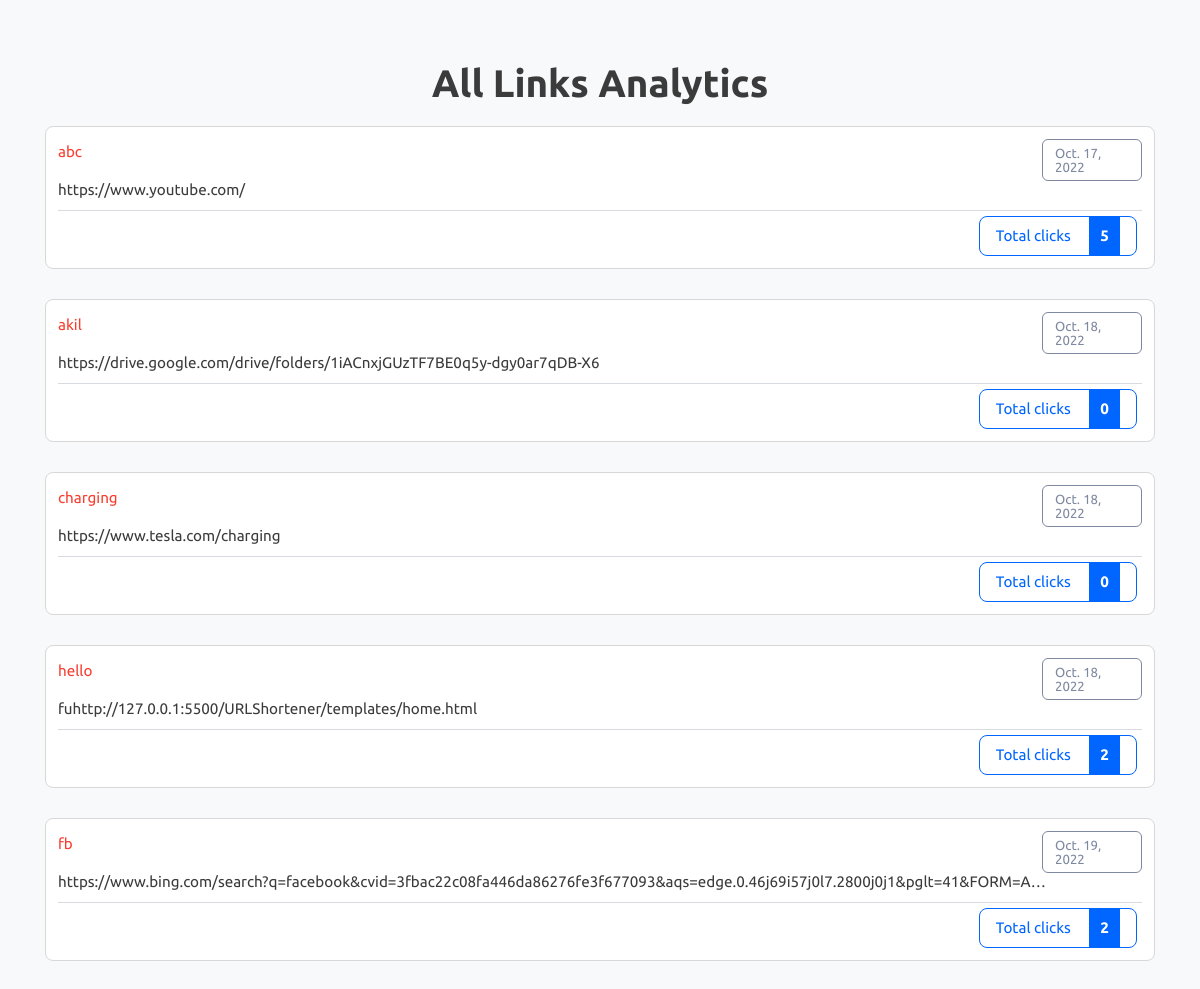
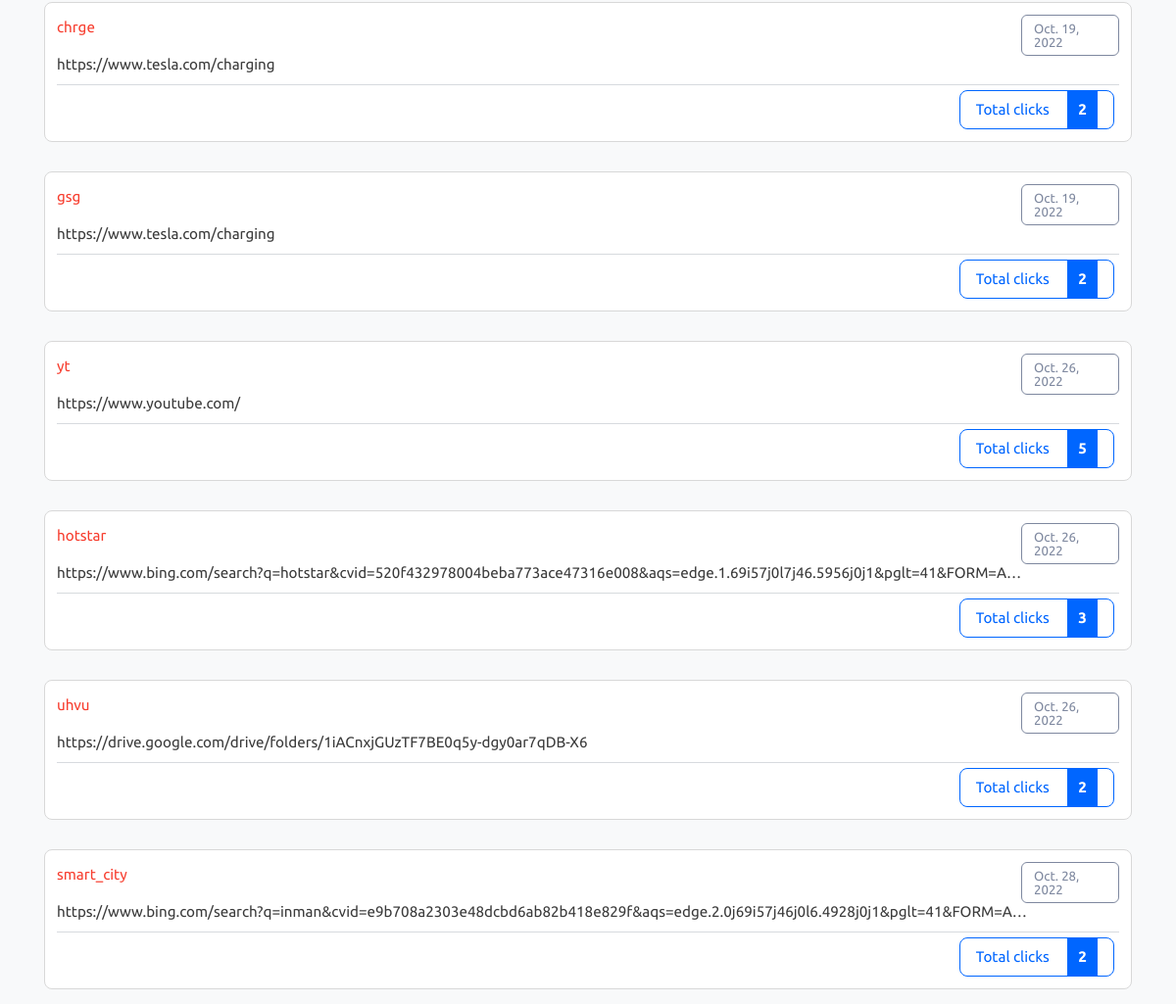
Page /all-analytics on the committed database (2 pictures, top to bottom).
### URLShortener/models.py (models this page shows)
class URL_table(models.Model):
    long_url = models.URLField(max_length=500)
    custom_name = models.CharField(max_length=50, unique=True)
    created_date = models.DateField(auto_now_add=True)
    visit_count = models.IntegerField(default = 0)

### URLShortener/views.py (the view)
# urls.py: path('all-analytics',all_analytics),
def all_analytics(request):
    rows=URL_table.objects.all()
    context={
        "rows":rows
    }
    return render(request,"all-analytics.html",context)

### URLShortener/templates/all-analytics.html (shortened to what this page needs)
{% load static %}
<!DOCTYPE html>
<html lang="en" class="">
<head>
	<link rel="stylesheet" href="{% static 'bootstrap.min.css' %}" type="text/css" media="screen">
	<link rel="stylesheet" href="{% static 'style.css' %}" type="text/css" media="screen">
</head>
<body class="pace-done lout_stats30">
	<main id="content" role="main" class="wyniki wyniki_all">
		<div class="container">
			<div class="row">
				<div class="col-12 page_log_in mt-0">
					<h2 class="h1" style="text-align: center;">All Links Analytics</h2>
				</div>
				{% for obj in rows %}
				<div class="url_options url_stats_o" id="1">
					<p class="data_link">{{ obj.created_date }}</p>
					<p class="url_link">
						{{ obj.long_url }}
					</p>
					<p id="link" class="link_element">
						<a href="/redirect/{{ obj.custom_name }}" class="short_url_l" target="blank">
							{{ obj.custom_name }}</a>
					</p>
					<div class="stats_total btn-cutt click_stats btn_norm">
						<div>Total clicks <strong class="allClicks">{{ obj.visit_count }}</strong></div>
					</div>
				</div>
				{% endfor %}
			</div>
		</div>
	</main>
</body>
</html>

### rows in the picture
URL_table: created_date "Oct. 17, 2022", long_url "https://www.youtube.com/", custom_name "abc", visit_count "5"
URL_table: created_date "Oct. 18, 2022", long_url "https://drive.google.com/drive/folders/1iACnxjGUzTF7BE0q5y-dgy0ar7qDB-X6", custom_name "akil", visit_count "0"
URL_table: created_date "Oct. 18, 2022", long_url "https://www.tesla.com/charging", custom_name "charging", visit_count "0"
URL_table: created_date "Oct. 18, 2022", long_url "fuhttp://127.0.0.1:5500/URLShortener/templates/home.html", custom_name "hello", visit_count "2"
URL_table: created_date "Oct. 19, 2022", long_url "https://www.bing.com/search?q=facebook&cvid=3fbac22c08fa446da86276fe3f677093&aqs=edge.0.46j69i57j0l7.2800j0j1&pglt=41&FORM=A…", custom_name "fb", visit_count "2"
URL_table: created_date "Oct. 19, 2022", long_url "https://www.tesla.com/charging", custom_name "chrge", visit_count "2"
URL_table: created_date "Oct. 19, 2022", long_url "https://www.tesla.com/charging", custom_name "gsg", visit_count "2"
URL_table: created_date "Oct. 26, 2022", long_url "https://www.youtube.com/", custom_name "yt", visit_count "5"
URL_table: created_date "Oct. 26, 2022", long_url "https://www.bing.com/search?q=hotstar&cvid=520f432978004beba773ace47316e008&aqs=edge.1.69i57j0l7j46.5956j0j1&pglt=41&FORM=A…", custom_name "hotstar", visit_count "3"
URL_table: created_date "Oct. 26, 2022", long_url "https://drive.google.com/drive/folders/1iACnxjGUzTF7BE0q5y-dgy0ar7qDB-X6", custom_name "uhvu", visit_count "2"
URL_table: created_date "Oct. 28, 2022", long_url "https://www.bing.com/search?q=inman&cvid=e9b708a2303e48dcbd6ab82b418e829f&aqs=edge.2.0j69i57j46j0l6.4928j0j1&pglt=41&FORM=A…", custom_name "smart_city", visit_count "2"
